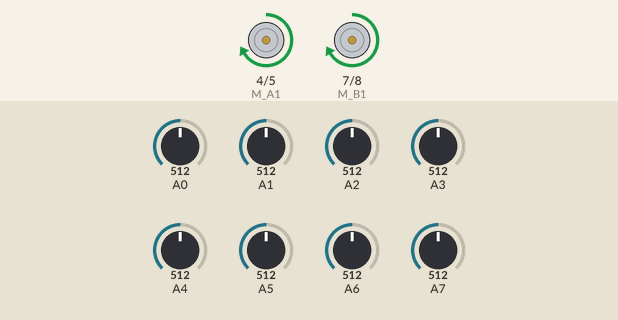
Bench run of a sketch on a simulated Arduino Nano, built with avr-gcc and run on an emulated ATmega328P. On the bench: motor-driver pin pairs drawn as motors (green arrow = first pin HIGH = forward, orange = second pin HIGH = backward, longer = more drive, scaled by the enable pin). Inputs (shaded band) come from the test bench; at power-on: A7 = 512, A0 = 512, A6 = 512, A1 = 512, A2 = 512, A3 = 512, A4 = 512, A5 = 512.

Above: at 11.2 s.
11.3 s: A7 set to 240
At 11.7 s:
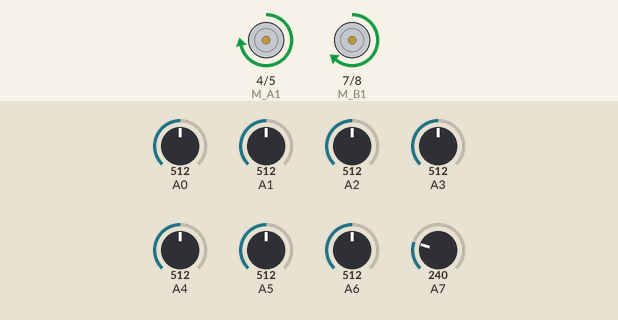
14.3 s: A0 set to 306
15.8 s: A6 set to 30
At 17.0 s:
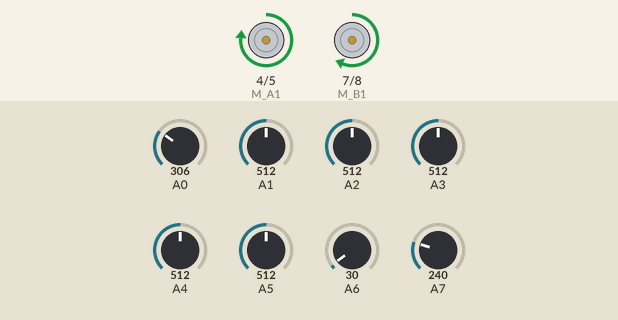
17.3 s: A0 set to 992
At 18.4 s:
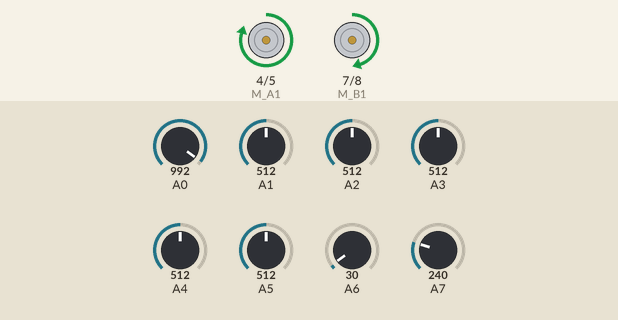
18.8 s: A0 set to 30
At 19.5 s:
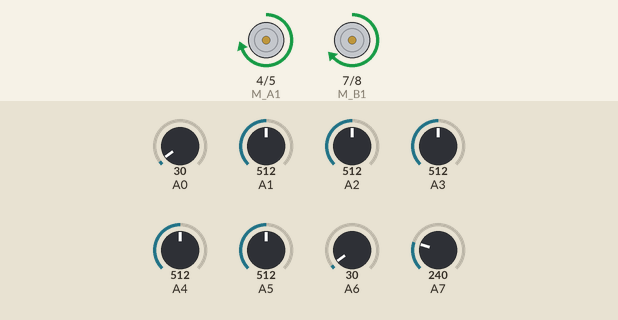
20.3 s: A1 set to 390
At 20.6 s:
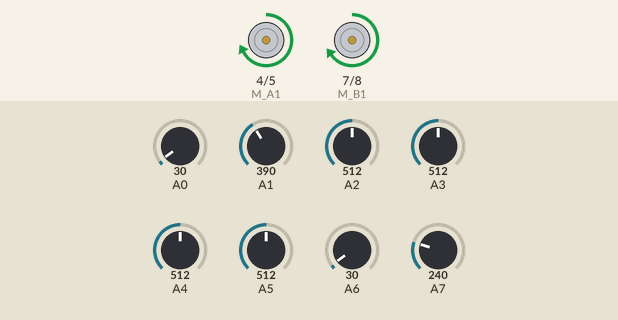
Timing chart, 0 to 22.8 s (numbered marks = the images above; inputs shaded):
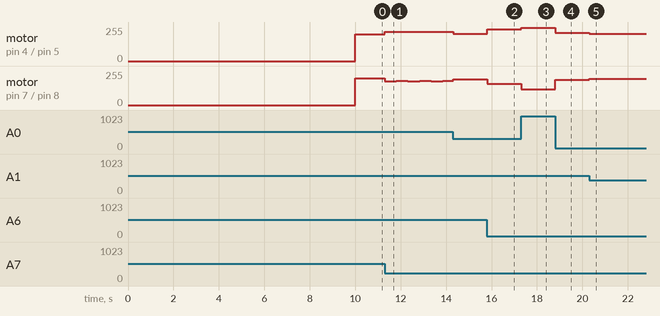

The sketch:

PID__A.ino
```cpp
#include <QTRSensors.h>

#define NUM_SENSORS             8  // number of sensors used
#define NUM_SAMPLES_PER_SENSOR  4  // average 4 analog samples per sensor reading
#define EMITTER_PIN             QTR_NO_EMITTER_PIN //Emitter Pin IS always high connected to 5v

// sensors 0 through 8 are connected to analog inputs A0 through A7, respectively
QTRSensorsAnalog qtra((unsigned char[]) {A0, A1, A2, A3, A4, A5, A6, A7},
  NUM_SENSORS, NUM_SAMPLES_PER_SENSOR, EMITTER_PIN);
unsigned int sensorValues[NUM_SENSORS];
int PWMA = 3;  //speed motor a
int M_A1 = 4; //motor a = +
int M_A2 = 5; //motor a = -
int M_B1 = 7; //motor b = -
int M_B2 = 8; //motor b = +
int PWMB = 9;
int STB = 6;
int BASESpeedA = 200;
int BASESpeedB = 200;
int maxspeedA = 250;
int maxspeedB = 250;
int P;
int I;
int D ;
float kp = 0.08 ;
float ki = 0.0000007  ;
float kd = 0.1 ;
float lasterror = 0 ;

void setup() {
pinMode(M_B1, OUTPUT);
pinMode(M_B2, OUTPUT);
pinMode(M_A1, OUTPUT);
pinMode(M_A2, OUTPUT);
pinMode(PWMA, OUTPUT);
pinMode(PWMB, OUTPUT);
digitalWrite(STB ,HIGH);

digitalWrite(LED_BUILTIN, HIGH);
  for (uint16_t i = 0; i < 400; i++)
  {
    qtra.calibrate();
  }
  digitalWrite(LED_BUILTIN, LOW);
}

void loop () {
  PID_control();
}
//void calibration() {
  //digitalWrite(LED_BUILTIN, HIGH);
  //for (uint16_t i = 0; i < 400; i++)
  //{
   // qtra.calibrate();
  //}
  //digitalWrite(LED_BUILTIN, LOW);
//
void PID_control() {
  uint16_t position = qtra.readLine(sensorValues); //read the current position
  int error = 3500 - position; //3500 is the ideal position (the centre)

  P = error;
  I = I + error;
  D = error - lasterror;
  lasterror = error;
  int motorspeed = P*kp + I*ki + D*kd; //calculate the correction
                                       //needed to be applied to the speed

  int motorspeeda = BASESpeedA + motorspeed;
  int motorspeedb = BASESpeedB - motorspeed;

  if (motorspeeda > maxspeedA) {
    motorspeeda = maxspeedA;
  }
  if (motorspeedb > maxspeedB) {
    motorspeedb = maxspeedB;
  }
  if (motorspeeda < 0) {
    motorspeeda = 0;
  }
  if (motorspeedb < 0) {
    motorspeedb = 0;
  }
  forward (motorspeeda, motorspeedb); }

void forward (int SpeedA,int SpeedB) {
digitalWrite(M_A1,HIGH);
digitalWrite(M_A2, LOW);
 digitalWrite(M_B1, HIGH);
digitalWrite(M_B2, LOW);
analogWrite(PWMA, SpeedA);
analogWrite(PWMB, SpeedB);}
```

Measured:
- after the input at 11.3 s, motor on pin 4 (M_A1) / pin 5 (M_A2): alternates forward 220/255 for 0.51 s and forward 219/255 for 0.51 s, starting at once; motor on pin 7 (M_B1) / pin 8 (M_B2): alternates forward 181/255 for 0.51 s and forward 180/255 for 0.51 s, starting at once
- after the input at 15.8 s, motor on pin 4 (M_A1) / pin 5 (M_A2): forward 205/255 → forward 239/255 at once; motor on pin 7 (M_B1) / pin 8 (M_B2): forward 195/255 → forward 161/255 at once
- after the input at 17.3 s, motor on pin 4 (M_A1) / pin 5 (M_A2): forward 239/255 → forward 250/255 at once; motor on pin 7 (M_B1) / pin 8 (M_B2): forward 161/255 → forward 118/255 at once
- after the input at 18.8 s, motor on pin 4 (M_A1) / pin 5 (M_A2): forward 250/255 → forward 212/255 at once; motor on pin 7 (M_B1) / pin 8 (M_B2): forward 118/255 → forward 188/255 at once
- after the input at 20.3 s, motor on pin 4 (M_A1) / pin 5 (M_A2): forward 212/255 → forward 204/255 at once; motor on pin 7 (M_B1) / pin 8 (M_B2): forward 188/255 → forward 196/255 at once
